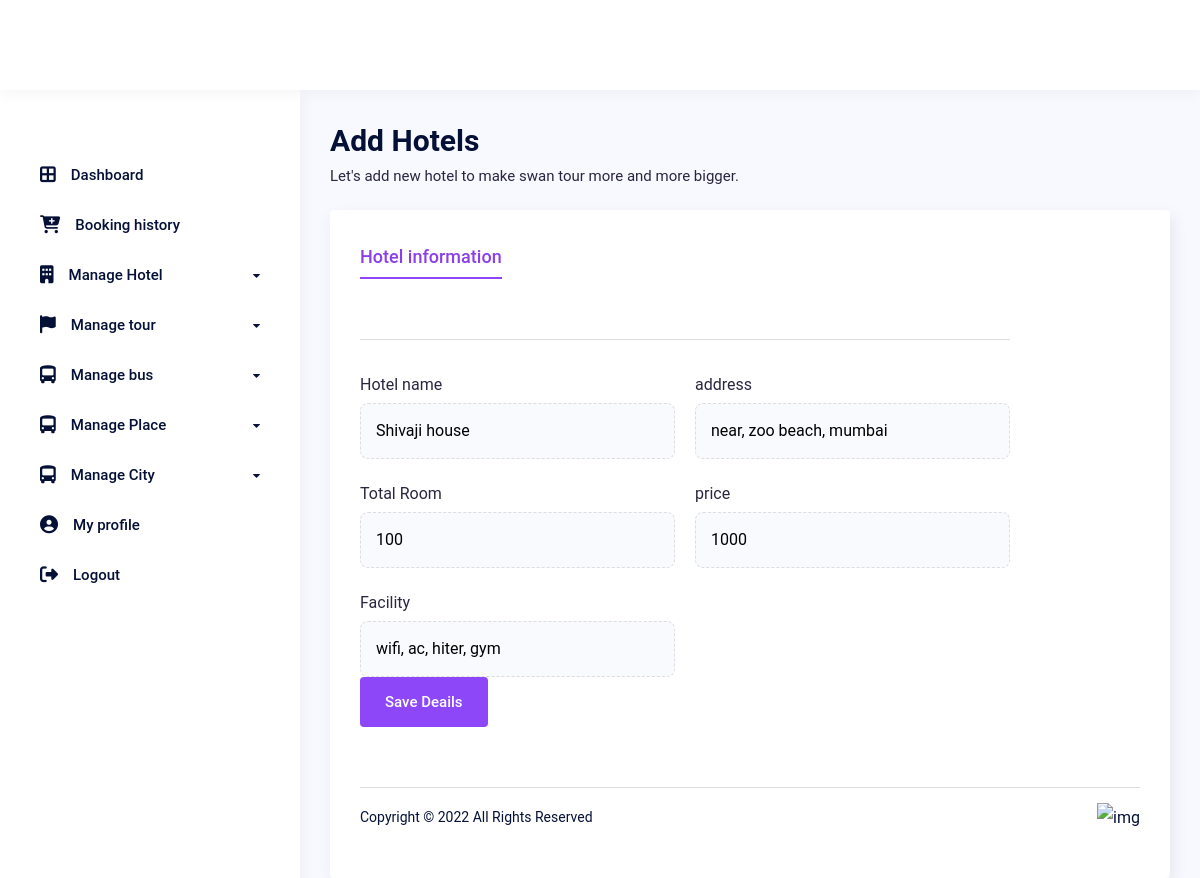
Page /hotel/hotel_update/2 (signed in) on the earlier database version.
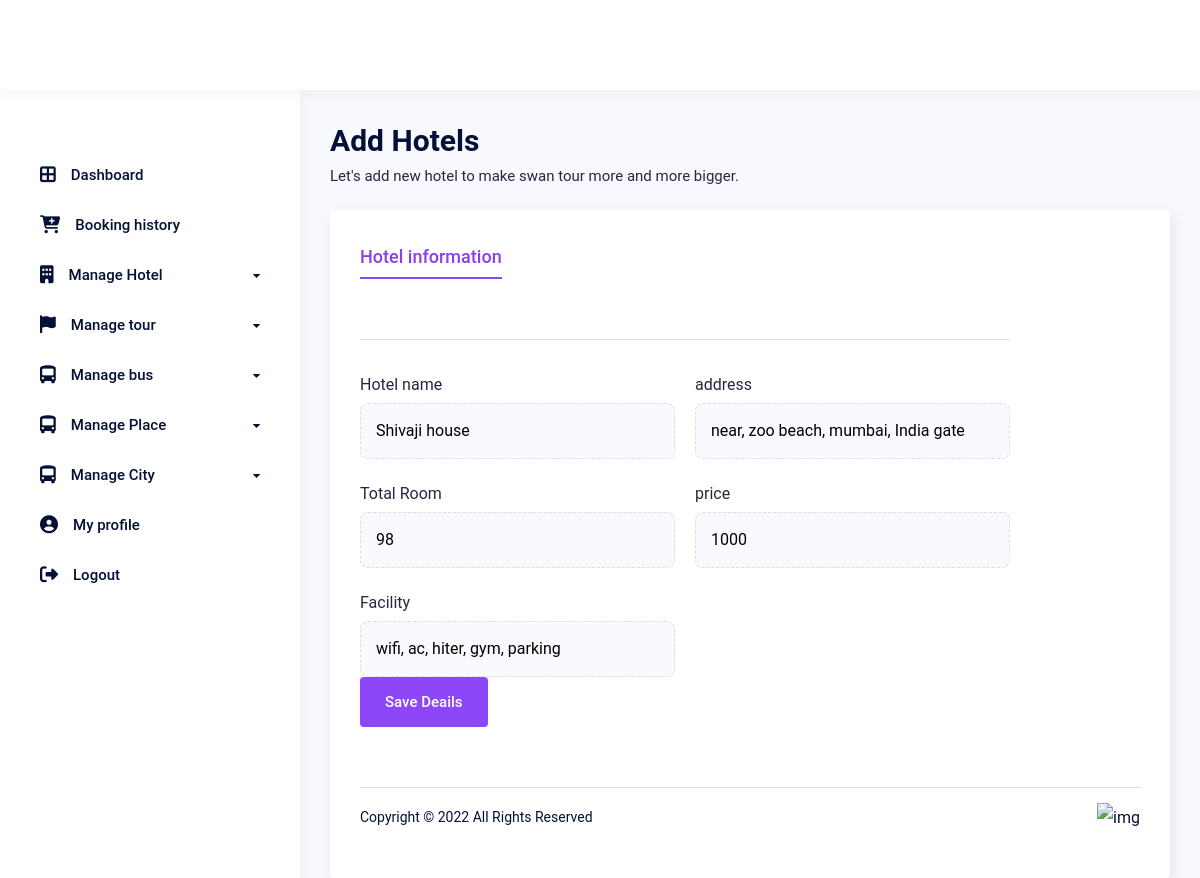
Same page on the later database version.
### hotel/models.py (models this page shows, shortened)
class Hotel(BaseModel):
    hotelname = models.CharField(max_length=50)
    address = models.CharField(max_length=100)
    map_link = models.URLField(max_length=500)
    total_room = models.IntegerField()
    price = models.IntegerField()
    rating =models.IntegerField(null=True, default=0)
    facility = models.CharField(max_length=100)
    overview = models.TextField(max_length=1000, null=True)
    city = models.ForeignKey(City, on_delete=models.CASCADE)
    place = models.ForeignKey(Place, on_delete=models.CASCADE)
    hotel_image = models.ImageField(upload_to='image/hotel/')
    room_image = models.ImageField(upload_to='image/hotel/')
    image_3 = models.ImageField(upload_to='image/hotel/')
    image_4 = models.ImageField(upload_to='image/hotel/')
    image_5 = models.ImageField(upload_to='image/hotel/')
    hotel_slug = AutoSlugField(populate_from='hotelname', unique=True, null=True, default=None)
    class Meta:
        ordering = ('created_at',)

### hotel/views.py (the view)
# urls.py: path('hotel_update/<int:pk>', HotelView.HotelUpdateView.as_view(), name="hotel_update"),
    class HotelUpdateView(BaseView, SuperUserView, UpdateView):
        model = Hotel
        fields = ['hotelname', 'address', 'total_room', 'price', 'facility']
        template_name = 'hotel/hotel_update.html'
        success_url = reverse_lazy('db_hotel_list')

### app/views.py (called while the page is built)
    def test_func(self):
        return self.request.user.is_superuser

    def dispatch(self, request, *args, **kwargs):
        if not self.test_func():
            return redirect(self.login_url)
        return super().dispatch(request, *args, **kwargs)

### templates/hotel/hotel_update.html (shortened to what this page needs)
{% extends "base.html" %}
{% load static %}
{%  block dashboard %}
<div class="dashboard__main">
    <div class="dashboard__content">
      <div class="row y-gap-20 justify-between items-end pb-20 lg:pb-40 md:pb-32">
        <div class="col-auto">
          <h1 class="text-30 lh-14 fw-600">Add Hotels</h1>
          <div class="text-15 text-light-1">Let's add new hotel to make swan tour more and more bigger.</div>
        </div>
        <div class="col-auto">
        </div>
      </div>
      <div class="py-30 px-30 rounded-4 bg-white custom_shadow">
        <div class="tabs -underline-2 js-tabs">
          <div class="tabs__controls row x-gap-40 y-gap-10 lg:x-gap-20 js-tabs-controls">
            <div class="col-auto">
              <button
                class="tabs__button text-18 lg:text-16 text-light-1 fw-500 pb-5 lg:pb-0 js-tabs-button is-tab-el-active"
                data-tab-target=".-tab-item-1">Hotel information</button>
            </div>
          </div>
          <form action="{% url 'hotel_update' hotel.id %}" method="post">
            <div class="tabs__content pt-30 js-tabs-content">
              <div class="tabs__pane -tab-item-1 is-tab-el-active">
                <div class="col-xl-10">
                    <div class="border-top-light mt-30 mb-30"></div>
                    <div class="row x-gap-20 y-gap-20">
                      <div class="col-6">
                        <div class="form-input ">
                          <label class="lh-1 text-16 text-light-1">Hotel name</label>
                          <input type="text" value="{{hotel.hotelname}}  " name="hotelname" required>
                        </div>
                      </div>
                      <div class="col-6">
                        <div class="form-input ">
                          <label class="lh-1 text-16 text-light-1">address </label>
                          <input type="text" value="{{hotel.address}}" name="address" required>
                        </div>
                      </div>
                      <div class="col-6">
                        <div class="form-input ">
                          <label class="lh-1 text-16 text-light-1">Total Room</label>
                          <input type="number" value="{{hotel.total_room}}" name="total_room" max=100 required>
                        </div>
                      </div>
                      <div class="col-6">
                        <div class="form-input ">
                          <label class="lh-1 text-16 text-light-1 ">price</label>
                          <input type="numebr" value="{{hotel.price}}" name="price" min=3 required>
                        </div>
                      </div>
                      <div class="col-6">
                        <div class="form-input ">
                          <label class="lh-1 text-16 text-light-1">Facility</label>
                          <input type="text" value="{{hotel.facility}}" name="facility" required>
                        </div>
                      <div class="col-12">
                          <button  class="button h-50 px-24 -dark-1 bg-blue-1 text-white">Save Deails</button>
                      </div>
                    </div>
                </div>
              </div>
          </form>
        </div>
      </div>
      {% include "db_footer.html" %}
  </div>
</div>
{% endblock %}

Differences in the rows shown:
changed Hotel "Shivaji house": address "near, zoo beach, mumbai" → "near, zoo beach, mumbai, India gate"; total_room "100" → "98"; facility "wifi, ac, hiter, gym" → "wifi, ac, hiter, gym, parking"
